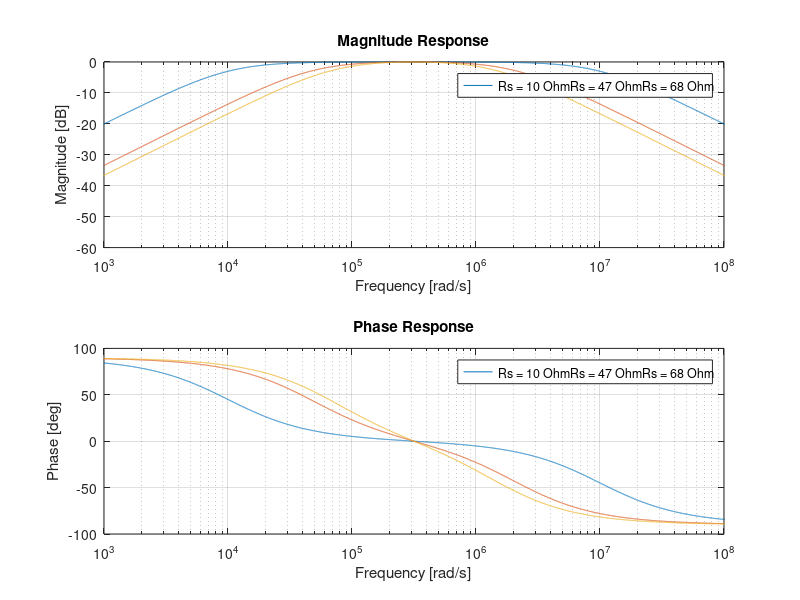

The MATLAB script that drew this image:
% Define the component values
L = 1e-3; % 1 mH
C = 1e-8; % 0.01 uF
R_values = [10, 47, 68]; % Test values for Rs

R = inf; %R is infinite

% Define the frequency range for the analysis
f_start = 1e2; % Start frequency: 100 Hz
f_end = 1e8;   % End frequency: 100 MHz
num_points = 10000; % Number of points
frequencies = logspace(log10(f_start), log10(f_end), num_points); % Logarithmic spacing
omega = 2 * pi * frequencies; % Convert frequency to radians/second

% Initialize figure
figure;

% Loop through each Rs value
for i = 1:length(R_values)
    Rs = R_values(i);

    % Calculate the transfer function H(s) for the current Rs
    s = 1j * omega; % Laplace variable
    H = (s*L) ./ (L*C*Rs.*s.^2 + (L + (L*Rs)/R).*s + Rs); % Corrected Transfer Function.

    % Calculate the magnitude and phase of the transfer function
    magnitude_dB = 20 * log10(abs(H));
    phase_deg = rad2deg(angle(H));

    % Plot the frequency response
    subplot(2, 1, 1); % Magnitude plot
    semilogx(omega, magnitude_dB);
    hold on;
    title('Magnitude Response');
    xlabel('Frequency [rad/s]');
    ylabel('Magnitude [dB]');
    grid on;
    xlim([1e3, 1e8]); % Set x-axis limits

    subplot(2, 1, 2); % Phase plot
    semilogx(omega, phase_deg);
    hold on;
    title('Phase Response');
    xlabel('Frequency [rad/s]');
    ylabel('Phase [deg]');
    grid on;
    xlim([1e3, 1e8]); % Set x-axis limits
end

% Add legend
subplot(2, 1, 1);
legend(['Rs = ' num2str(R_values(1)) ' Ohm', ...
        'Rs = ' num2str(R_values(2)) ' Ohm', ...
        'Rs = ' num2str(R_values(3)) ' Ohm']);
hold off;

subplot(2,1,2);
legend(['Rs = ' num2str(R_values(1)) ' Ohm', ...
        'Rs = ' num2str(R_values(2)) ' Ohm', ...
        'Rs = ' num2str(R_values(3)) ' Ohm']);
hold off;
